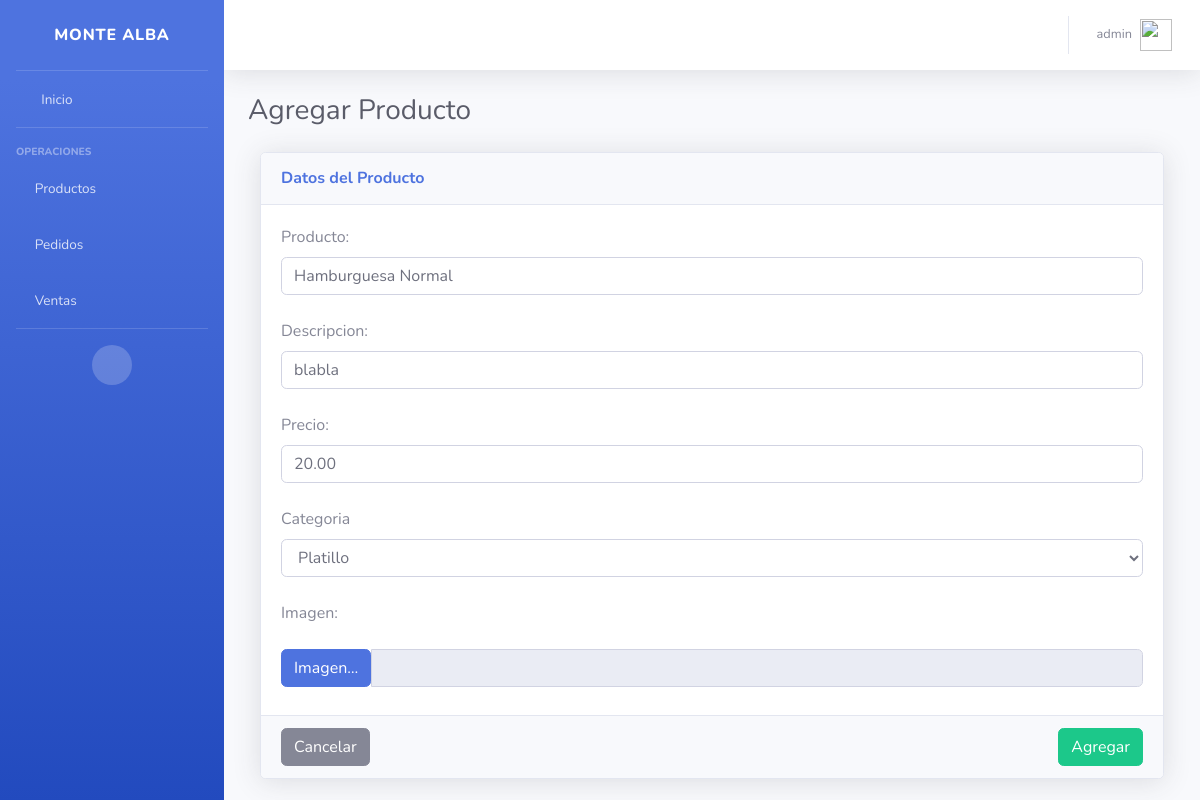
Screenshot of /control/producto/1/update/ (signed in) with the database file from the repository.
### control/models.py (models this page shows, shortened)
class Producto(models.Model):
    producto = models.CharField(max_length=100)
    descripcion = models.CharField(max_length=200)
    precio = models.DecimalField(max_digits=10, decimal_places=2, default=0)
    LOAN_CATEGORIA = (
        ('p', 'Platillo'),
        ('b', 'Bebida'),
    )
    categoria = models.CharField(max_length=1, choices=LOAN_CATEGORIA, blank=False, default='p', help_text='Categoria del Producto')
    imagen = models.ImageField(upload_to='photos')

### control/views.py (the view)
# urls.py: path('producto/<int:pk>/update/', views.ProductoUpdate.as_view(), name='producto_update'),
class ProductoUpdate(LoginRequiredMixin, UpdateView):
    model = Producto
    form_class = ProductoForm
    template_name_suffix = '_crear'
    @method_decorator(permission_required('control.change_producto',reverse_lazy('control:productos')))
    def dispatch(self, *args, **kwargs):
            return super(ProductoUpdate, self).dispatch(*args, **kwargs)

### control/forms.py
class ProductoForm(ModelForm):
    def __init__(self, *args, **kwargs):
            super(ProductoForm, self).__init__(*args, **kwargs)
            self.fields['producto'].widget.attrs\
            .update({
                'class': 'form-control'
            })
            self.fields['descripcion'].widget.attrs\
            .update({
                'class': 'form-control'
            })
            self.fields['precio'].widget.attrs\
            .update({
                'class': 'form-control'
            })
            self.fields['categoria'].widget.attrs\
            .update({
                'class': 'form-control'
            })
    class Meta:
        model = Producto
        fields = '__all__'

### control/templates/control/producto_crear.html (shortened to what this page needs)
{% extends "control/main.html" %}
{% load static %}
{% block content %}
<div class="section__content section__content--p30">
        <h1 class="h3 mb-4 text-gray-800">Agregar Producto</h1>
        <div class="col-lg-12">
                    <div class="card shadow mb-4">
                        <div class="card-header py-3">
                          <h6 class="m-0 font-weight-bold text-primary">Datos del Producto</h6>
                        </div>
                        <div class="card-body card-block">
                            <form action="" method="post" class="" enctype="multipart/form-data">
                                <div class="form-group">
                                    <div class="row form-group">
                                            <div class="col col-md-12">
                                                    <label for="" id="" class="form-control-label">Producto:</label>
                                                    {{ form.producto }}
                                            </div>
                                            <div class="col-12 col-md-9">
                                                <br>
                                            </div>
                                            <div class="col col-md-12">
                                                    <label for="" id="" class="form-control-label">Descripcion:</label>
                                                    {{ form.descripcion }}
                                            </div>
                                            <div class="col-12 col-md-9">
                                                <br>
                                            </div>
                                            <div class="col col-md-12">
                                                    <label for="" id="" class="form-control-label">Precio:</label>
                                                    {{ form.precio }}
                                            </div>
                                            <div class="col-12 col-md-9">
                                                <br>
                                            </div>
                                            <div class="col col-md-12">
                                                    <label for="" id="" class="form-control-label">Categoria</label>
                                                    {{ form.categoria }}
                                            </div>
                                            <div class="col-12 col-md-9">
                                                <br>
                                            </div>
                                            <div class="col-12 col-md-9">
                                                    <label for="" id="id_imagen" class="form-control-label">Imagen:</label>
                                            </div>
                                    </div>
                                </div>
                                <div class="input-group">
                                    <label class="input-group-btn">
                                        <span class="btn btn-primary">
                                            Imagen&hellip; <input type="file" style="display: none;" class="custom-file-input" name="imagen" accept="image/*" required id="id_imagen">
                                        </span>
                                    </label>
                                    <input type="text" class="form-control" readonly>
                                </div>
                        </div>
                            <div class="card-footer">
                                    <a href="{% url 'control:productos' %}"><button type="button" class="btn btn-secondary">Cancelar</button></a>
                                    <button type="submit" class="btn btn-success float-right">Agregar</button>
                            </div>
                      </div>
        </div>
    </div>
{% endblock content %}

### control/templates/control/main.html (shortened to what this page needs)
{% load static %}
<!DOCTYPE html>
<html lang="en">
<head>
  <link href="{% static 'vendor/fontawesome-free/css/all.min.css' %}" rel="stylesheet" type="text/css">
  <link href="{% static 'css/sb-admin-2.min.css' %}" rel="stylesheet">
  <link href="{% static 'vendor/datatables/dataTables.bootstrap4.min.css' %}" rel="stylesheet">
  <link rel="stylesheet" href="{% static 'vendor/datatables/buttons.dataTables.min.css' %}">
</head>
<body id="page-top">
  <div id="wrapper">
    <ul class="navbar-nav bg-gradient-primary sidebar sidebar-dark accordion" id="accordionSidebar">
      <a class="sidebar-brand d-flex align-items-center justify-content-center" href="{% url 'control:index' %}">
        <div class="sidebar-brand-text mx-3">Monte Alba</div>
      </a>
      <hr class="sidebar-divider my-0">
      <li class="nav-item">
        <a class="nav-link" href="{% url 'control:index' %}">
          <i class="fas fa-fw fa-tachometer-alt"></i>
          <span>Inicio</span></a>
      </li>
      <hr class="sidebar-divider">
      <div class="sidebar-heading">
        Operaciones
      </div>
      {% if user.is_staff %}
      <li class="nav-item">
        <a class="nav-link collapsed" data-toggle="collapse" data-target="#collapseProductos" aria-expanded="true" aria-controls="collapseProductos">
          <i class="fas fa-utensils"></i>
          <span>Productos</span>
        </a>
      </li>
      {% endif %}
      {% if user.is_staff or request.user.username == 'Mesero' or request.user.username == 'Cocinero' or request.user.username == 'Cajero' %}
      <li class="nav-item">
        <a class="nav-link collapsed" data-toggle="collapse" data-target="#collapsePedidos" aria-expanded="true" aria-controls="collapsePedidos">
          <i class="fas fa-shopping-cart"></i>
          <span>Pedidos</span>
        </a>
      </li>
      {% endif %}
      {% if user.is_staff or request.user.username == 'Cajero' %}
      <li class="nav-item">
        <a class="nav-link collapsed" data-toggle="collapse" data-target="#collapseVentas" aria-expanded="true" aria-controls="collapseVentas">
          <i class="fas fa-money-check-alt"></i>
          <span>Ventas</span>
        </a>
      </li>
      {% endif %}
      <hr class="sidebar-divider">
      <div class="text-center d-none d-md-inline">
        <button class="rounded-circle border-0" id="sidebarToggle"></button>
      </div>
    </ul>
    <div id="content-wrapper" class="d-flex flex-column">
      <div id="content">
        <nav class="navbar navbar-expand navbar-light bg-white topbar mb-4 static-top shadow">
          <ul class="navbar-nav ml-auto">
            {% if user.is_authenticated %}
            <li class="nav-item dropdown no-arrow">
              <a class="nav-link dropdown-toggle" href="#" id="userDropdown" role="button" data-toggle="dropdown" aria-haspopup="true" aria-expanded="false">
                <span class="mr-2 d-none d-lg-inline text-gray-600 small">{{ user.get_username }}</span>
                <img class="img-profile" src="{% static 'img/icon/usuario1.png' %}">
              </a>
            </li>
            {% else %}
            <li class="nav-item dropdown no-arrow">
                <li style="list-style-type: none;"><a href="{% url 'login'%}">Iniciar Sesion</a></li>
            </li>
            {% endif %}
          </ul>
        </nav>
        <div class="container-fluid">
            {% block content %}
            {% endblock %}
        </div>
      </div>
  </div>
</body>
</html>

### rows the page displays
Producto: producto "Hamburguesa Normal", descripcion "blabla", precio "20.00", categoria "Platillo"

### other values shown
{{ user.get_username }} "admin"
